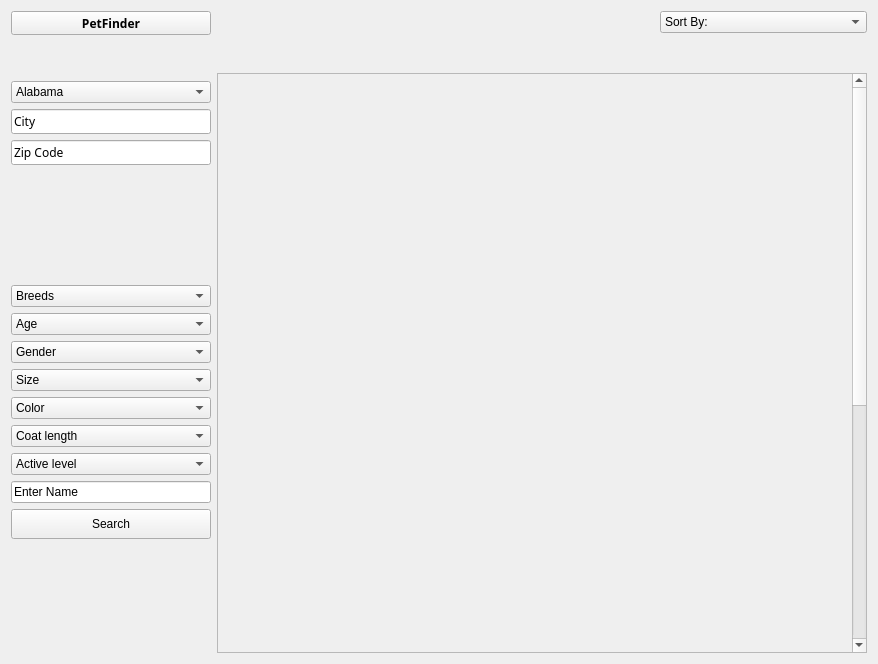
<?xml version="1.0" encoding="UTF-8"?>
<ui version="4.0">
 <class>Dog</class>
 <widget class="QWidget" name="Dog">
  <property name="geometry">
   <rect>
    <x>0</x>
    <y>0</y>
    <width>878</width>
    <height>664</height>
   </rect>
  </property>
  <property name="windowTitle">
   <string>Form</string>
  </property>
  <layout class="QVBoxLayout" name="verticalLayout_6">
   <item>
    <layout class="QHBoxLayout" name="horizontalLayout_2">
     <item>
      <layout class="QVBoxLayout" name="verticalLayout_5">
       <item>
        <widget class="QToolButton" name="toolButton_home">
         <property name="minimumSize">
          <size>
           <width>200</width>
           <height>0</height>
          </size>
         </property>
         <property name="maximumSize">
          <size>
           <width>200</width>
           <height>50</height>
          </size>
         </property>
         <property name="font">
          <font>
           <family>Adobe Gothic Std</family>
           <weight>75</weight>
           <bold>true</bold>
          </font>
         </property>
         <property name="text">
          <string>PetFinder</string>
         </property>
         <property name="icon">
          <iconset resource="Resources.qrc">
           <normaloff>:/imgs/CommunityIcons_home.png</normaloff>:/imgs/CommunityIcons_home.png</iconset>
         </property>
         <property name="iconSize">
          <size>
           <width>50</width>
           <height>50</height>
          </size>
         </property>
         <property name="toolButtonStyle">
          <enum>Qt::ToolButtonTextBesideIcon</enum>
         </property>
        </widget>
       </item>
       <item>
        <layout class="QVBoxLayout" name="verticalLayout_4">
         <item>
          <layout class="QVBoxLayout" name="verticalLayout_2">
           <item>
            <spacer name="verticalSpacer_2">
             <property name="orientation">
              <enum>Qt::Vertical</enum>
             </property>
             <property name="sizeHint" stdset="0">
              <size>
               <width>20</width>
               <height>40</height>
              </size>
             </property>
            </spacer>
           </item>
           <item>
            <widget class="QComboBox" name="comboBoxAmerican">
             <property name="maximumSize">
              <size>
               <width>200</width>
               <height>16777215</height>
              </size>
             </property>
             <item>
              <property name="text">
               <string>Alabama</string>
              </property>
             </item>
             <item>
              <property name="text">
               <string>Alaska</string>
              </property>
             </item>
             <item>
              <property name="text">
               <string>Arizona</string>
              </property>
             </item>
             <item>
              <property name="text">
               <string>Arkansas</string>
              </property>
             </item>
             <item>
              <property name="text">
               <string>California</string>
              </property>
             </item>
             <item>
              <property name="text">
               <string>Colorado</string>
              </property>
             </item>
             <item>
              <property name="text">
               <string>Connecticut</string>
              </property>
             </item>
             <item>
              <property name="text">
               <string>Delaware</string>
              </property>
             </item>
             <item>
              <property name="text">
               <string>Florida</string>
              </property>
             </item>
             <item>
              <property name="text">
               <string>Georgia</string>
              </property>
             </item>
             <item>
              <property name="text">
               <string>Hawaii</string>
              </property>
             </item>
             <item>
              <property name="text">
               <string>Idaho</string>
              </property>
             </item>
             <item>
              <property name="text">
               <string>Illinois</string>
              </property>
             </item>
             <item>
              <property name="text">
               <string>Indiana</string>
              </property>
             </item>
             <item>
              <property name="text">
               <string>Iowa</string>
              </property>
             </item>
             <item>
              <property name="text">
               <string>Kansas</string>
              </property>
             </item>
             <item>
              <property name="text">
               <string>Kentucky</string>
              </property>
             </item>
             <item>
              <property name="text">
               <string>Louisiana</string>
              </property>
             </item>
             <item>
              <property name="text">
               <string>Maine</string>
              </property>
             </item>
             <item>
              <property name="text">
               <string>Maryland</string>
              </property>
             </item>
             <item>
              <property name="text">
               <string>Massachusetts</string>
              </property>
             </item>
             <item>
              <property name="text">
               <string>Michigan</string>
              </property>
             </item>
             <item>
              <property name="text">
               <string>Minnesota</string>
              </property>
             </item>
             <item>
              <property name="text">
               <string>Mississippi</string>
              </property>
             </item>
             <item>
              <property name="text">
               <string>Missouri</string>
              </property>
             </item>
             <item>
              <property name="text">
               <string>Montana</string>
              </property>
             </item>
             <item>
              <property name="text">
               <string>Nebraska</string>
              </property>
             </item>
             <item>
              <property name="text">
               <string>Nevada</string>
              </property>
             </item>
             <item>
              <property name="text">
               <string>New Hampshire</string>
              </property>
             </item>
             <item>
              <property name="text">
               <string>New Jersey</string>
              </property>
             </item>
             <item>
              <property name="text">
               <string>New Mexico</string>
              </property>
             </item>
             <item>
              <property name="text">
               <string>New York</string>
              </property>
             </item>
             <item>
              <property name="text">
               <string>North Carolina</string>
              </property>
             </item>
             <item>
              <property name="text">
               <string>North Dakota</string>
              </property>
             </item>
             <item>
              <property name="text">
               <string>Ohio</string>
              </property>
             </item>
             <item>
              <property name="text">
               <string>Oklahoma</string>
              </property>
             </item>
             <item>
              <property name="text">
               <string>Oregon</string>
              </property>
             </item>
             <item>
              <property name="text">
               <string>Pennsylvania</string>
              </property>
             </item>
             <item>
              <property name="text">
               <string>Rhode Island</string>
              </property>
             </item>
             <item>
              <property name="text">
               <string>South Carolina</string>
              </property>
             </item>
             <item>
              <property name="text">
               <string>South Dakota</string>
              </property>
             </item>
             <item>
              <property name="text">
               <string>Tennessee</string>
              </property>
             </item>
             <item>
              <property name="text">
               <string>Texas</string>
              </property>
             </item>
             <item>
              <property name="text">
               <string>Utah</string>
              </property>
             </item>
             <item>
              <property name="text">
               <string>Vermont</string>
              </property>
             </item>
             <item>
              <property name="text">
               <string>Virginia</string>
              </property>
             </item>
             <item>
              <property name="text">
               <string>Washington</string>
              </property>
             </item>
             <item>
              <property name="text">
               <string>West Virginia</string>
              </property>
             </item>
             <item>
              <property name="text">
               <string>Wisconsin</string>
              </property>
             </item>
             <item>
              <property name="text">
               <string>Wyoming</string>
              </property>
             </item>
            </widget>
           </item>
           <item>
            <widget class="QLineEdit" name="lineEditUserEnter">
             <property name="maximumSize">
              <size>
               <width>200</width>
               <height>16777215</height>
              </size>
             </property>
             <property name="font">
              <font>
               <family>楷体</family>
               <weight>50</weight>
               <bold>false</bold>
              </font>
             </property>
             <property name="text">
              <string>City</string>
             </property>
            </widget>
           </item>
           <item>
            <widget class="QLineEdit" name="lineEditZip">
             <property name="maximumSize">
              <size>
               <width>200</width>
               <height>16777215</height>
              </size>
             </property>
             <property name="font">
              <font>
               <family>楷体</family>
               <weight>50</weight>
               <bold>false</bold>
              </font>
             </property>
             <property name="text">
              <string>Zip Code</string>
             </property>
            </widget>
           </item>
          </layout>
         </item>
         <item>
          <spacer name="verticalSpacer">
           <property name="orientation">
            <enum>Qt::Vertical</enum>
           </property>
           <property name="sizeHint" stdset="0">
            <size>
             <width>20</width>
             <height>40</height>
            </size>
           </property>
          </spacer>
         </item>
         <item>
          <layout class="QVBoxLayout" name="verticalLayout">
           <item>
            <widget class="QComboBox" name="combobox_Breeds">
             <property name="maximumSize">
              <size>
               <width>200</width>
               <height>16777215</height>
              </size>
             </property>
             <item>
              <property name="text">
               <string>Breeds</string>
              </property>
             </item>
             <item>
              <property name="text">
               <string>American Curl</string>
              </property>
             </item>
            </widget>
           </item>
           <item>
            <widget class="QComboBox" name="combobox_Age">
             <property name="maximumSize">
              <size>
               <width>200</width>
               <height>16777215</height>
              </size>
             </property>
             <item>
              <property name="text">
               <string>Age</string>
              </property>
             </item>
            </widget>
           </item>
           <item>
            <widget class="QComboBox" name="comboBox_Gender">
             <property name="maximumSize">
              <size>
               <width>200</width>
               <height>16777215</height>
              </size>
             </property>
             <item>
              <property name="text">
               <string>Gender</string>
              </property>
             </item>
             <item>
              <property name="text">
               <string>New Item</string>
              </property>
             </item>
            </widget>
           </item>
           <item>
            <widget class="QComboBox" name="comboBox_Size">
             <property name="maximumSize">
              <size>
               <width>200</width>
               <height>16777215</height>
              </size>
             </property>
             <item>
              <property name="text">
               <string>Size</string>
              </property>
             </item>
            </widget>
           </item>
           <item>
            <widget class="QComboBox" name="comboBox_Color">
             <property name="maximumSize">
              <size>
               <width>200</width>
               <height>16777215</height>
              </size>
             </property>
             <item>
              <property name="text">
               <string>Color</string>
              </property>
             </item>
            </widget>
           </item>
           <item>
            <widget class="QComboBox" name="comboBox_CoatLength">
             <property name="maximumSize">
              <size>
               <width>200</width>
               <height>16777215</height>
              </size>
             </property>
             <item>
              <property name="text">
               <string>Coat length</string>
              </property>
             </item>
            </widget>
           </item>
           <item>
            <widget class="QComboBox" name="comboBox_activeLevel">
             <property name="maximumSize">
              <size>
               <width>200</width>
               <height>16777215</height>
              </size>
             </property>
             <item>
              <property name="text">
               <string>Active level</string>
              </property>
             </item>
            </widget>
           </item>
           <item>
            <widget class="QLineEdit" name="lineEdit_SearchText">
             <property name="maximumSize">
              <size>
               <width>200</width>
               <height>16777215</height>
              </size>
             </property>
             <property name="text">
              <string>Enter Name</string>
             </property>
            </widget>
           </item>
           <item>
            <widget class="QPushButton" name="pushButton_search">
             <property name="minimumSize">
              <size>
               <width>0</width>
               <height>30</height>
              </size>
             </property>
             <property name="maximumSize">
              <size>
               <width>200</width>
               <height>16777215</height>
              </size>
             </property>
             <property name="text">
              <string>Search</string>
             </property>
            </widget>
           </item>
          </layout>
         </item>
         <item>
          <spacer name="verticalSpacer_3">
           <property name="orientation">
            <enum>Qt::Vertical</enum>
           </property>
           <property name="sizeHint" stdset="0">
            <size>
             <width>20</width>
             <height>40</height>
            </size>
           </property>
          </spacer>
         </item>
        </layout>
       </item>
      </layout>
     </item>
     <item>
      <layout class="QVBoxLayout" name="verticalLayout_3">
       <item>
        <layout class="QHBoxLayout" name="horizontalLayout">
         <item>
          <spacer name="horizontalSpacer">
           <property name="orientation">
            <enum>Qt::Horizontal</enum>
           </property>
           <property name="sizeHint" stdset="0">
            <size>
             <width>40</width>
             <height>20</height>
            </size>
           </property>
          </spacer>
         </item>
         <item>
          <widget class="QComboBox" name="comboBox_SortBy">
           <item>
            <property name="text">
             <string>Sort By:</string>
            </property>
           </item>
           <item>
            <property name="text">
             <string>Best Match</string>
            </property>
           </item>
           <item>
            <property name="text">
             <string>Distance (from lowest to highest)</string>
            </property>
           </item>
           <item>
            <property name="text">
             <string>Distance (from highest to lowest)</string>
            </property>
           </item>
           <item>
            <property name="text">
             <string/>
            </property>
           </item>
          </widget>
         </item>
        </layout>
       </item>
       <item>
        <widget class="QLabel" name="label_height">
         <property name="minimumSize">
          <size>
           <width>0</width>
           <height>28</height>
          </size>
         </property>
         <property name="text">
          <string/>
         </property>
        </widget>
       </item>
       <item>
        <widget class="QScrollArea" name="scrollArea">
         <property name="minimumSize">
          <size>
           <width>550</width>
           <height>0</height>
          </size>
         </property>
         <property name="widgetResizable">
          <bool>true</bool>
         </property>
         <widget class="QWidget" name="scrollAreaWidgetContents">
          <property name="geometry">
           <rect>
            <x>0</x>
            <y>-60</y>
            <width>534</width>
            <height>1000</height>
           </rect>
          </property>
          <property name="minimumSize">
           <size>
            <width>0</width>
            <height>1000</height>
           </size>
          </property>
         </widget>
        </widget>
       </item>
      </layout>
     </item>
    </layout>
   </item>
  </layout>
 </widget>
 <resources>
  <include location="Resources.qrc"/>
 </resources>
 <connections/>
</ui>
